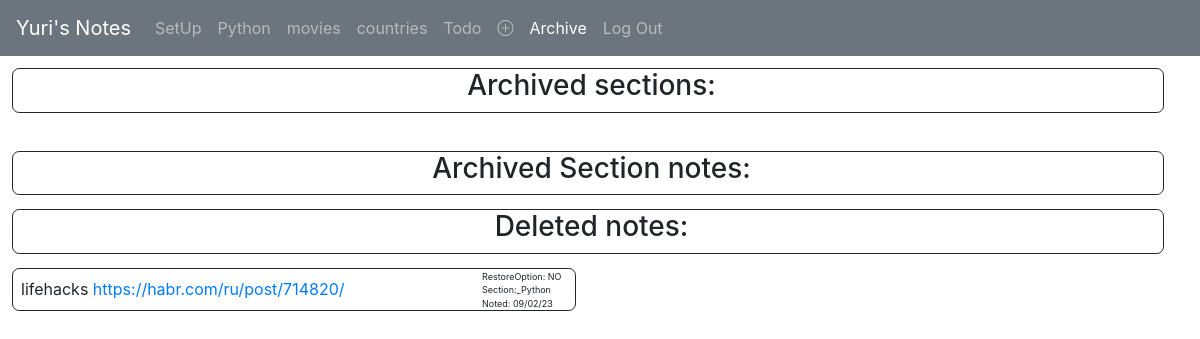
Page /archived (signed in) on the committed database.
### mynotes/models.py (models this page shows, shortened)
class User(AbstractUser):
    pass

class Section(models.Model):
    section = models.CharField(max_length=64)
    author = models.ForeignKey(User, on_delete=models.CASCADE)
    status = models.CharField(max_length=16, default='active')
    def __str__(self):
        return f'{self.section}'

class Note(models.Model):
    author = models.ForeignKey(User, on_delete=models.CASCADE)
    created = models.DateTimeField(default=timezone.now)
    crshown = models.DateField()
    content = models.TextField()
    status = models.CharField(max_length=8, default='active')
    url = models.URLField(editable=True, blank=True)
    section = models.ForeignKey(Section, on_delete=models.CASCADE)
    category = models.ManyToManyField(Category, blank=True, related_name='notecat')

### mynotes/views.py (the view)
# urls.py: path("archived", views.archived, name="archived"),
def archived(request):
    sections = Section.objects.filter(author=request.user, status='active')
    archived = Section.objects.filter(author=request.user, status='archived')
    notes = Note.objects.filter(
        author=request.user, section__in=archived, status='active'
        ).order_by('created').reverse()
    not1 = notes[0::2]
    not2 = notes[1::2]
    deleted = Note.objects.filter(author=request.user, status='deleted').order_by('created').reverse()
    del1 = deleted[0::2]
    del2 = deleted[1::2]
    return render(request, "mynotes/archived.html", {
        "sections": sections, "archived": archived, "not1": not1, "not2": not2, "del1": del1, "del2": del2
        })

### mynotes/templates/mynotes/archived.html (shortened to what this page needs)
{% extends "mynotes/layout.html" %}
{% block nav %}
{% if sections %}
{% for section in sections %}
<li class="nav-item">
    <a class="nav-link" href="{%url 'sectionnotes' section.id %}">{{section}}</a>
</li>
{% endfor %}
{% endif %}
{% endblock %}
{% block body %}
<div class="dv" style="width: 96vw; text-align: center; ">
<h3>Archived sections:</h3>
</div>
<br>
<div class="dv" style="width: 96vw; text-align: center; ">
<h3>Archived Section notes:</h3>
</div>
<div class="dv" style="width: 96vw; text-align: center; ">
    <h3>Deleted notes:</h3>
    </div>
    <div style="display: flex; flex-wrap: wrap; margin-top: -10px;">
        <div>
        {% for note in del1 %}
        {% include "mynotes/arcnotes.html" %}
        {% endfor %}
        </div>
    </div>
{% endblock %}

### mynotes/templates/mynotes/layout.html (shortened to what this page needs)
{% load static %}
<!DOCTYPE html>
<html lang="en">
    <head>
        <link rel="stylesheet" href="https://cdn.jsdelivr.net/npm/bootstrap@4.3.1/dist/css/bootstrap.min.css">
        <link href="{% static 'mynotes/styles.css' %}" rel="stylesheet">
    </head>
    <body>
        <nav class="navbar navbar-expand-lg navbar-dark bg-secondary">
            {% if user.is_authenticated %}
            <a class="navbar-brand" href="{% url 'index' %}">{{ user.username }}'s Notes</a>
            {% else %}
            <a class="navbar-brand" href="#">Only logged in users can keep notes here</a>
            {% endif %}
                <div>
                  <ul class="navbar-nav mr-auto">
                    {% if user.is_authenticated %}
                        {% block nav %}
                        {% endblock %}
                        <li class="nav-item active">
                            <a class="nav-link" href="{%url 'addsection' %}"><i class="bi bi-plus-circle"></i> <span class="sr-only">(current)</span></a>
                        </li>
                        <li class="nav-item">
                            <a class="nav-link" href="{%url 'archived' %}">Archive</a>
                        </li>
                        <li class="nav-item">
                            <a class="nav-link" href="{% url 'logout' %}">Log Out</a>
                        </li>
                    {% endif %}
                  </ul>
                </div>
              </nav>
        <div class="body">
            {% block body %}
            {% endblock %}
        </div>
    </body>
</html>

### mynotes/templates/mynotes/arcnotes.html
<div class="dv">
    <table>
    <tr>
        <td style="width: 40vw;">
            <div class="cont" style="width: 37vw;">
                <span>{{note.content}}</span>
                <span><a href={{note.url}}>{{note.url}}</a></span>
            </div>
        </td>
        <td style="border-right: 0.6vw solid transparent;"></td>
        <td>
            <ul style="list-style: none; margin-left: -55px; margin-bottom: -2px; width: 11vw;">
                {% if note.status == "deleted" %}
                <li style="font-size: xx-small;">RestoreOption: NO </li>
                {% else %}
                <li style="font-size: xx-small;">RestoreOption: section</li>
                {% endif %}
                <li style="font-size: xx-small; overflow-wrap:break-word;">Section:_{{note.section}}</li>
                <li style="font-size: xx-small; white-space: nowrap;">Noted: {{ note.crshown |date:"d/m/y" }}<span class="noteid">{{note.id}}</span></li>
            </ul>
        </td>
    </tr>
    </table>
</div>

### mynotes/static/mynotes/styles.css (style rules this page uses)
.dv { border-style: solid; border-radius: 0.6vw; border-width: 1px; margin: 1vw; padding-left: 7px; padding-top: -1px; padding-bottom: 1px; width: 47vw; white-space: normal; }
.cont { width:28vw; overflow-wrap:break-word; }
.bi { font-style: normal; caret-color: transparent; }

### rows in the picture
User: username "Yuri"
Section: section "SetUp"
Section: section "Python"
Section: section "movies"
Section: section "countries"
Section: section "Todo"
Note: content "lifehacks", url "https://habr.com/ru/post/714820/", status "RestoreOption: NO", section "Python", crshown "09/02/23"
